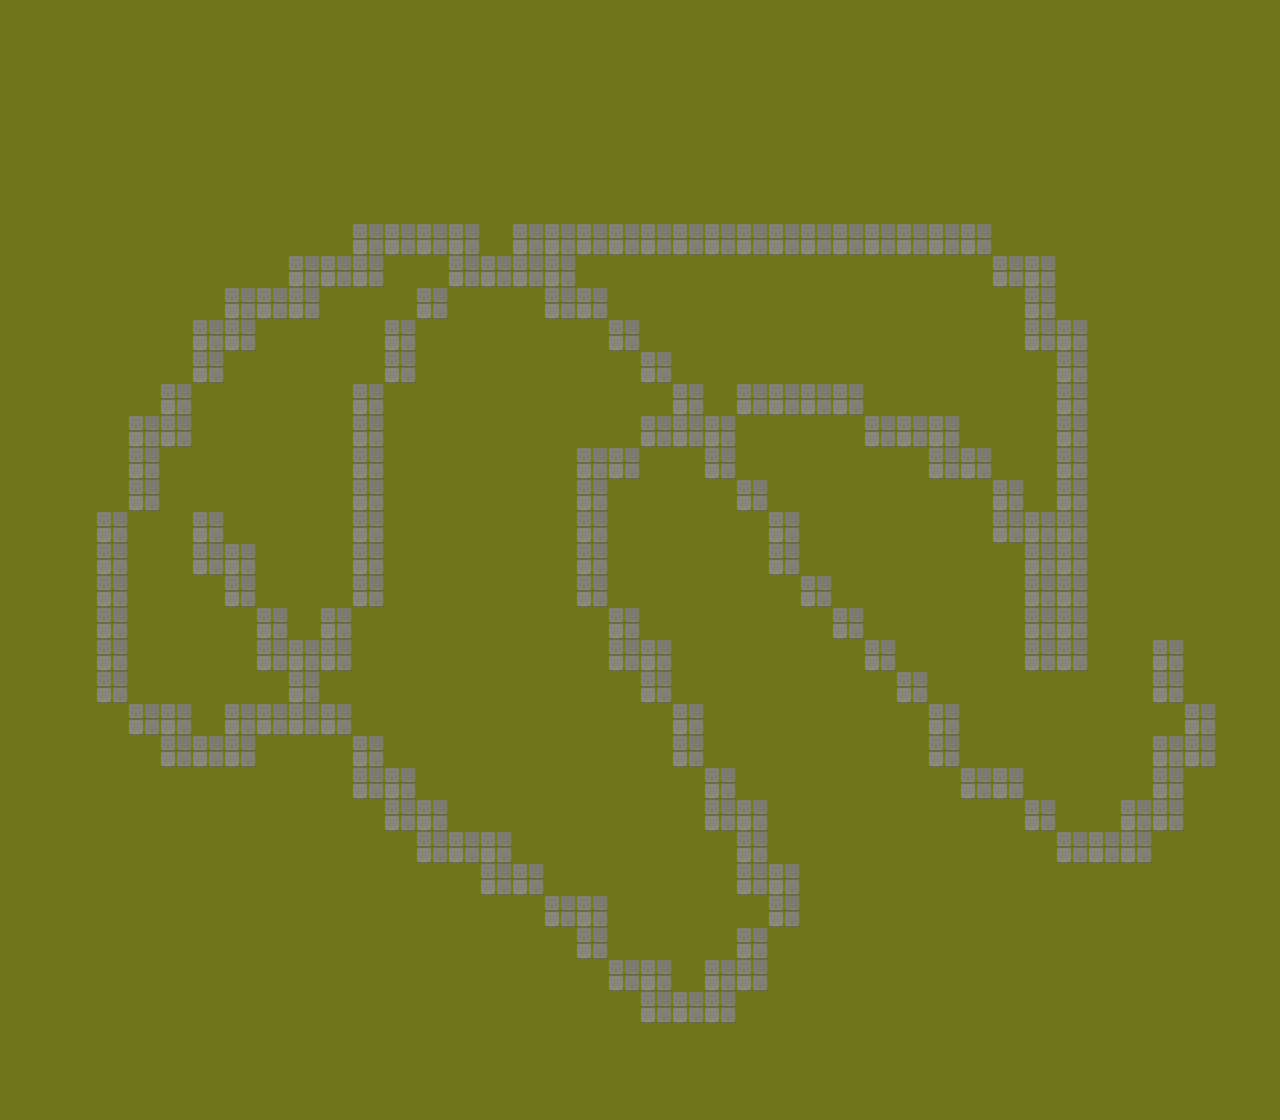

A level layout from a 2D game, rendered from its tile map. Below: a short description, then the map file with its tile-grid data intact:
An orthogonal 40x35 tile map with 32x32 px tiles, 1 tile layer (Tile Layer 1).

<map version="1.10" tiledversion="1.11.2" orientation="orthogonal" renderorder="right-down" width="40" height="35" tilewidth="32" tileheight="32" infinite="0" nextlayerid="2" nextobjectid="1">
 <tileset firstgid="1" source="tileset.tsx" />
 <layer id="1" name="Tile Layer 1" width="40" height="35">
  <data encoding="csv">
1,1,1,1,1,1,1,1,1,1,1,1,1,1,1,1,1,1,1,1,1,1,1,1,1,1,1,1,1,1,1,1,1,1,1,1,1,1,1,1,
1,1,1,1,1,1,1,1,1,1,1,1,1,1,1,1,1,1,1,1,1,1,1,1,1,1,1,1,1,1,1,1,1,1,1,1,1,1,1,1,
1,1,1,1,1,1,1,1,1,1,1,1,1,1,1,1,1,1,1,1,1,1,1,1,1,1,1,1,1,1,1,1,1,1,1,1,1,1,1,1,
1,1,1,1,1,1,1,1,1,1,1,1,1,1,1,1,1,1,1,1,1,1,1,1,1,1,1,1,1,1,1,1,1,1,1,1,1,1,1,1,
1,1,1,1,1,1,1,1,1,1,1,1,1,1,1,1,1,1,1,1,1,1,1,1,1,1,1,1,1,1,1,1,1,1,1,1,1,1,1,1,
1,1,1,1,1,1,1,1,1,1,1,1,1,1,1,1,1,1,1,1,1,1,1,1,1,1,1,1,1,1,1,1,1,1,1,1,1,1,1,1,
1,1,1,1,1,1,1,1,1,1,1,1,1,1,1,1,1,1,1,1,1,1,1,1,1,1,1,1,1,1,1,1,1,1,1,1,1,1,1,1,
1,1,1,1,1,1,1,1,1,1,1,33,33,33,33,1,33,33,33,33,33,33,33,33,33,33,33,33,33,33,33,1,1,1,1,1,1,1,1,1,
1,1,1,1,1,1,1,1,1,33,33,33,1,1,33,33,33,33,1,1,1,1,1,1,1,1,1,1,1,1,1,33,33,1,1,1,1,1,1,1,
1,1,1,1,1,1,1,33,33,33,1,1,1,33,1,1,1,33,33,1,1,1,1,1,1,1,1,1,1,1,1,1,33,1,1,1,1,1,1,1,
1,1,1,1,1,1,33,33,1,1,1,1,33,1,1,1,1,1,1,33,1,1,1,1,1,1,1,1,1,1,1,1,33,33,1,1,1,1,1,1,
1,1,1,1,1,1,33,1,1,1,1,1,33,1,1,1,1,1,1,1,33,1,1,1,1,1,1,1,1,1,1,1,1,33,1,1,1,1,1,1,
1,1,1,1,1,33,1,1,1,1,1,33,1,1,1,1,1,1,1,1,1,33,1,33,33,33,33,1,1,1,1,1,1,33,1,1,1,1,1,1,
1,1,1,1,33,33,1,1,1,1,1,33,1,1,1,1,1,1,1,1,33,33,33,1,1,1,1,33,33,33,1,1,1,33,1,1,1,1,1,1,
1,1,1,1,33,1,1,1,1,1,1,33,1,1,1,1,1,1,33,33,1,1,33,1,1,1,1,1,1,33,33,1,1,33,1,1,1,1,1,1,
1,1,1,1,33,1,1,1,1,1,1,33,1,1,1,1,1,1,33,1,1,1,1,33,1,1,1,1,1,1,1,33,1,33,1,1,1,1,1,1,
1,1,1,33,1,1,33,1,1,1,1,33,1,1,1,1,1,1,33,1,1,1,1,1,33,1,1,1,1,1,1,33,33,33,1,1,1,1,1,1,
1,1,1,33,1,1,33,33,1,1,1,33,1,1,1,1,1,1,33,1,1,1,1,1,33,1,1,1,1,1,1,1,33,33,1,1,1,1,1,1,
1,1,1,33,1,1,1,33,1,1,1,33,1,1,1,1,1,1,33,1,1,1,1,1,1,33,1,1,1,1,1,1,33,33,1,1,1,1,1,1,
1,1,1,33,1,1,1,1,33,1,33,1,1,1,1,1,1,1,1,33,1,1,1,1,1,1,33,1,1,1,1,1,33,33,1,1,1,1,1,1,
1,1,1,33,1,1,1,1,33,33,33,1,1,1,1,1,1,1,1,33,33,1,1,1,1,1,1,33,1,1,1,1,33,33,1,1,33,1,1,1,
1,1,1,33,1,1,1,1,1,33,1,1,1,1,1,1,1,1,1,1,33,1,1,1,1,1,1,1,33,1,1,1,1,1,1,1,33,1,1,1,
1,1,1,1,33,33,1,33,33,33,33,1,1,1,1,1,1,1,1,1,1,33,1,1,1,1,1,1,1,33,1,1,1,1,1,1,1,33,1,1,
1,1,1,1,1,33,33,33,1,1,1,33,1,1,1,1,1,1,1,1,1,33,1,1,1,1,1,1,1,33,1,1,1,1,1,1,33,33,1,1,
1,1,1,1,1,1,1,1,1,1,1,33,33,1,1,1,1,1,1,1,1,1,33,1,1,1,1,1,1,1,33,33,1,1,1,1,33,1,1,1,
1,1,1,1,1,1,1,1,1,1,1,1,33,33,1,1,1,1,1,1,1,1,33,33,1,1,1,1,1,1,1,1,33,1,1,33,33,1,1,1,
1,1,1,1,1,1,1,1,1,1,1,1,1,33,33,33,1,1,1,1,1,1,1,33,1,1,1,1,1,1,1,1,1,33,33,33,1,1,1,1,
1,1,1,1,1,1,1,1,1,1,1,1,1,1,1,33,33,1,1,1,1,1,1,33,33,1,1,1,1,1,1,1,1,1,1,1,1,1,1,1,
1,1,1,1,1,1,1,1,1,1,1,1,1,1,1,1,1,33,33,1,1,1,1,1,33,1,1,1,1,1,1,1,1,1,1,1,1,1,1,1,
1,1,1,1,1,1,1,1,1,1,1,1,1,1,1,1,1,1,33,1,1,1,1,33,1,1,1,1,1,1,1,1,1,1,1,1,1,1,1,1,
1,1,1,1,1,1,1,1,1,1,1,1,1,1,1,1,1,1,1,33,33,1,33,33,1,1,1,1,1,1,1,1,1,1,1,1,1,1,1,1,
1,1,1,1,1,1,1,1,1,1,1,1,1,1,1,1,1,1,1,1,33,33,33,1,1,1,1,1,1,1,1,1,1,1,1,1,1,1,1,1,
1,1,1,1,1,1,1,1,1,1,1,1,1,1,1,1,1,1,1,1,1,1,1,1,1,1,1,1,1,1,1,1,1,1,1,1,1,1,1,1,
1,1,1,1,1,1,1,1,1,1,1,1,1,1,1,1,1,1,1,1,1,1,1,1,1,1,1,1,1,1,1,1,1,1,1,1,1,1,1,1,
1,1,1,1,1,1,1,1,1,1,1,1,1,1,1,1,1,1,1,1,1,1,1,1,1,1,1,1,1,1,1,1,1,1,1,1,1,1,1,1
</data>
 </layer>
</map>
